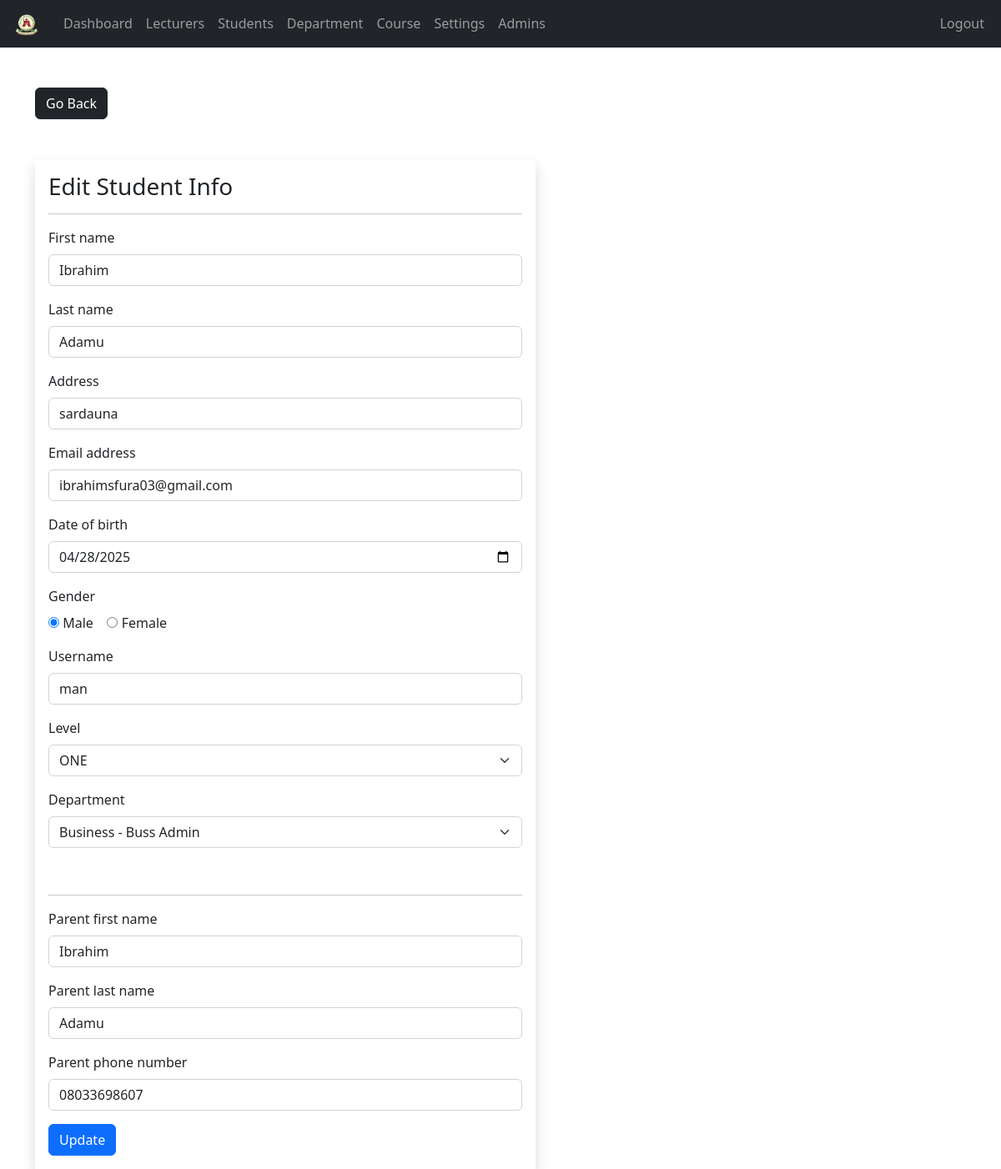
Before: /admin/student-edit.php?student_id=2 (signed in) with the older database file.
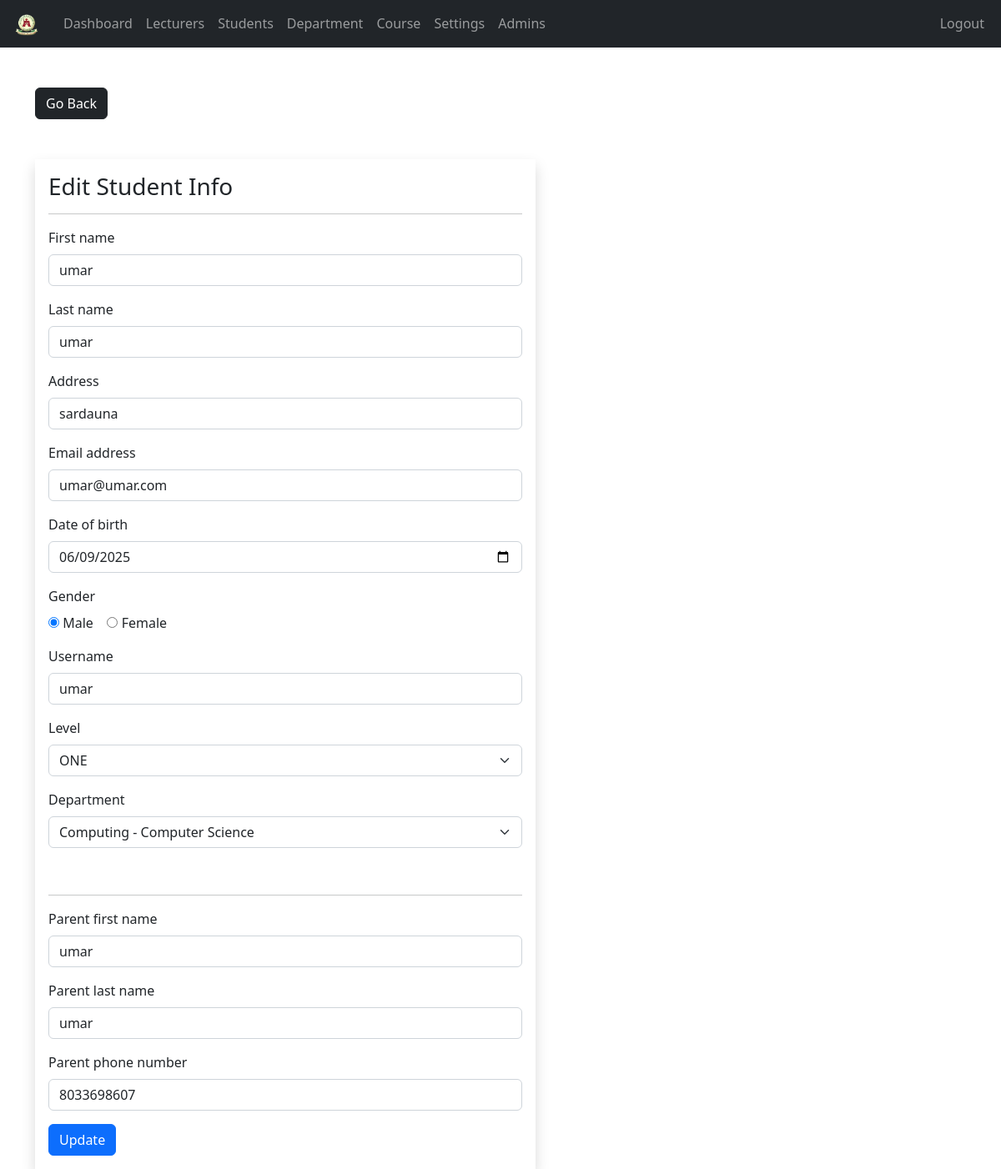
After: the same page with the newer database file.
### tables this page shows
CREATE TABLE `students` (
  `student_id` int NOT NULL AUTO_INCREMENT,
  `username` varchar(127) NOT NULL,
  `password` varchar(255) NOT NULL,
  `fname` varchar(127) NOT NULL,
  `lname` varchar(255) NOT NULL,
  `department_id` int DEFAULT NULL,
  `level` varchar(10) DEFAULT NULL,
  `cgpa` decimal(4,2) DEFAULT NULL,
  `address` varchar(500) NOT NULL,
  `gender` varchar(7) NOT NULL,
  `email_address` varchar(255) NOT NULL,
  `date_of_birth` date NOT NULL,
  `date_of_joined` timestamp NULL DEFAULT CURRENT_TIMESTAMP,
  `parent_fname` varchar(127) NOT NULL,
  `parent_lname` varchar(127) NOT NULL,
  `parent_phone_number` varchar(31) NOT NULL,
  PRIMARY KEY (`student_id`),
  UNIQUE KEY `username` (`username`),
  KEY `fk_department` (`department_id`),
  CONSTRAINT `fk_department` FOREIGN KEY (`department_id`) REFERENCES `departments` (`department_id`) ON DELETE SET NULL
);

CREATE TABLE `departments` (
  `department_id` int NOT NULL AUTO_INCREMENT,
  `department` varchar(255) NOT NULL,
  `faculty` varchar(255) NOT NULL,
  PRIMARY KEY (`department_id`),
  UNIQUE KEY `department_id` (`department_id`)
);

### admin/data/student.php (called while the page is built, shortened)
<?php
function getStudentById($id, $conn){
   $sql = "SELECT s.*, d.department AS department
           FROM students s
           LEFT JOIN departments d ON s.department_id = d.department_id
           WHERE s.student_id=?";
   $stmt = $conn->prepare($sql);
   $stmt->execute([$id]);
   if ($stmt->rowCount() == 1) {
     $student = $stmt->fetch();
     return $student;
   } else {
    return 0;
   }
}
?>

### admin/data/department.php (called while the page is built, shortened)
<?php
function getAllDepartments($conn){
  $sql = "SELECT department_id, department, faculty FROM departments";
  $stmt = $conn->prepare($sql);
  $stmt->execute();
  if ($stmt->rowCount() >= 1) {
    return $stmt->fetchAll(PDO::FETCH_ASSOC);
  } else {
    return [];
  }
}
?>

### admin/student-edit.php (the view, shortened to what this page needs)
<?php
if (isset($_SESSION['admin_id']) && isset($_SESSION['role']) && isset($_GET['student_id'])) {
  if ($_SESSION['role'] == 'Admin') {
    include "../DB_connection.php";
    include "data/department.php";
    include "data/student.php";
    $departments = getAllDepartments($conn);
    $student_id = $_GET['student_id'];
    $student    = getStudentById($student_id, $conn);
?>
<!DOCTYPE html>
<html lang="en">
<head>
  <link rel="stylesheet" href="https://cdn.jsdelivr.net/npm/bootstrap@5.2.0/dist/css/bootstrap.min.css">
  <link rel="stylesheet" href="../css/style.css">
</head>
<body>
<?php include "inc/navbar.php"; ?>
<div class="container mt-5">
  <a href="student.php" class="btn btn-dark">Go Back</a>
  <form method="post" class="shadow p-3 mt-5 form-w" action="req/student-edit.php">
    <h3>Edit Student Info</h3><hr>
    <div class="mb-3">
      <label class="form-label">First name</label>
      <input type="text" class="form-control" name="fname" value="<?= htmlspecialchars($student['fname']) ?>">
    </div>
    <div class="mb-3">
      <label class="form-label">Last name</label>
      <input type="text" class="form-control" name="lname" value="<?= htmlspecialchars($student['lname']) ?>">
    </div>
    <div class="mb-3">
      <label class="form-label">Address</label>
      <input type="text" class="form-control" name="address" value="<?= htmlspecialchars($student['address']) ?>">
    </div>
    <div class="mb-3">
      <label class="form-label">Email address</label>
      <input type="text" class="form-control" name="email_address" value="<?= htmlspecialchars($student['email_address']) ?>">
    </div>
    <div class="mb-3">
      <label class="form-label">Date of birth</label>
      <input type="date" class="form-control" name="date_of_birth" value="<?= htmlspecialchars($student['date_of_birth']) ?>">
    </div>
    <div class="mb-3">
      <label class="form-label">Gender</label><br>
      <input type="radio" name="gender" value="Male" <?= $student['gender']=='Male' ? 'checked':'' ?>> Male
      &nbsp;&nbsp;
      <input type="radio" name="gender" value="Female" <?= $student['gender']=='Female' ? 'checked':'' ?>> Female
    </div>
    <div class="mb-3">
      <label class="form-label">Username</label>
      <input type="text" class="form-control" name="username" value="<?= htmlspecialchars($student['username']) ?>">
    </div>
    <div class="mb-3">
    <label class="form-label">Level</label>
    <select name="level" class="form-select" required>
      <option value="ONE" <?= $student['level'] === 'ONE' ? 'selected' : '' ?>>ONE</option>
    </select>
  </div>
  <div class="mb-3">
    <label class="form-label">Department</label>
    <select name="department_id" class="form-select" required>
      <?php foreach ($departments as $department): ?>
        <option value="<?= $department['department_id'] ?>" <?= $student['department_id'] == $department['department_id'] ? 'selected' : '' ?>>
          <?= htmlspecialchars($department['faculty'] . ' - ' . $department['department']) ?>
        </option>
      <?php endforeach; ?>
    </select>
  </div>
    <br><hr>
    <div class="mb-3">
      <label class="form-label">Parent first name</label>
      <input type="text" class="form-control" name="parent_fname" value="<?= htmlspecialchars($student['parent_fname']) ?>">
    </div>
    <div class="mb-3">
      <label class="form-label">Parent last name</label>
      <input type="text" class="form-control" name="parent_lname" value="<?= htmlspecialchars($student['parent_lname']) ?>">
    </div>
    <div class="mb-3">
      <label class="form-label">Parent phone number</label>
      <input type="text" class="form-control" name="parent_phone_number" value="<?= htmlspecialchars($student['parent_phone_number']) ?>">
    </div>
    <button type="submit" class="btn btn-primary">Update</button>
  </form>
</div>
</body>
</html>
<?php
  } else {
    header("Location: student.php");
    exit;
  }
} else {
  header("Location: student.php");
  exit;
}
?>

Changed rows visible on the page:
changed students "sardauna": fname "Ibrahim" → "umar"; lname "Adamu" → "umar"; email_address "ibrahimsfura03@gmail.com" → "umar@umar.com"; date_of_birth "04/28/2025" → "06/09/2025"; username "man" → "umar"; level (not shown) → "ONE"; department_id "Business - Buss Admin" → "Computing - Computer Science"; parent_fname "Ibrahim" → "umar"; parent_lname "Adamu" → "umar"; parent_phone_number "08033698607" → "8033698607"
Other visible differences:
form field level: "ONE" → (not shown)
